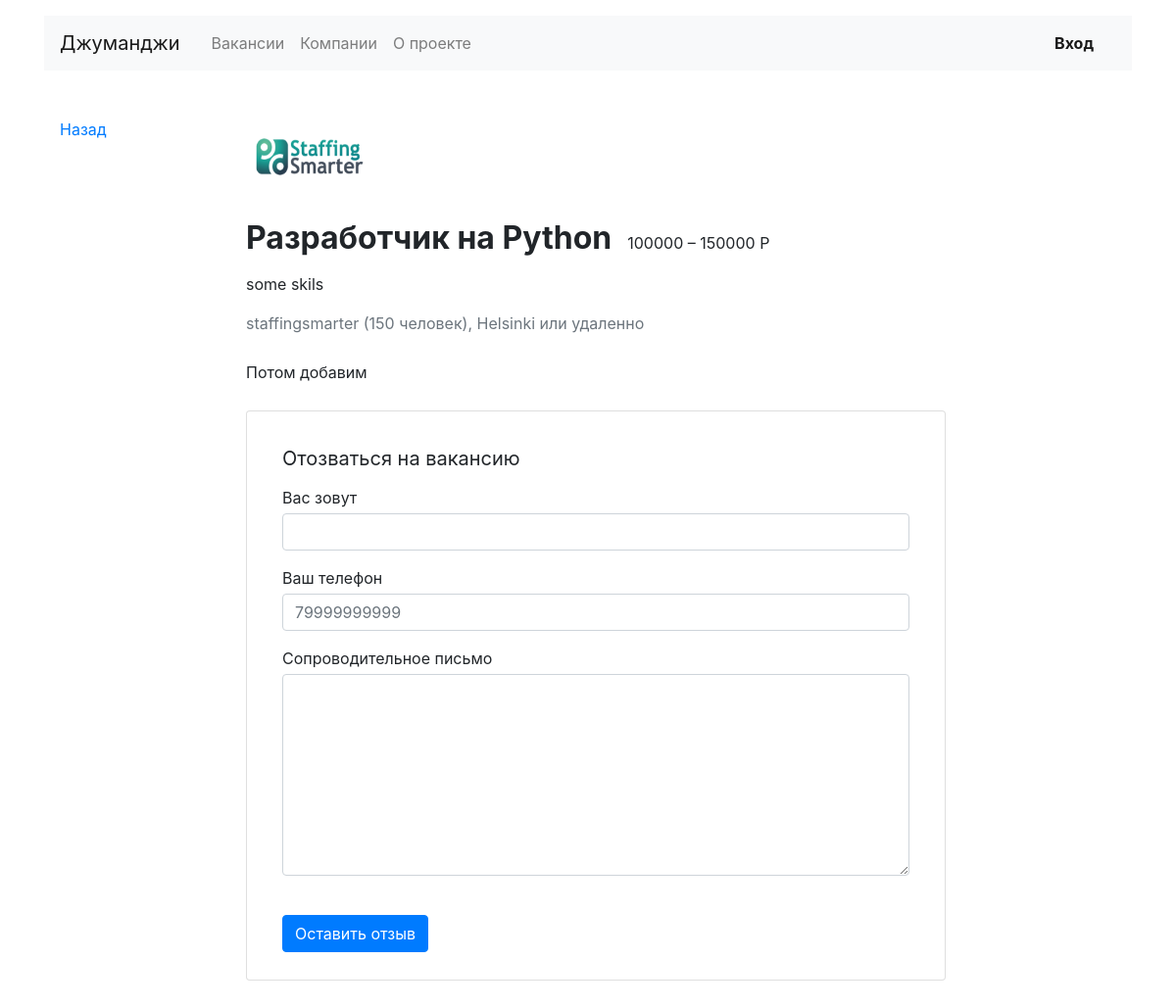
The app's page /vacancies/11, older data.
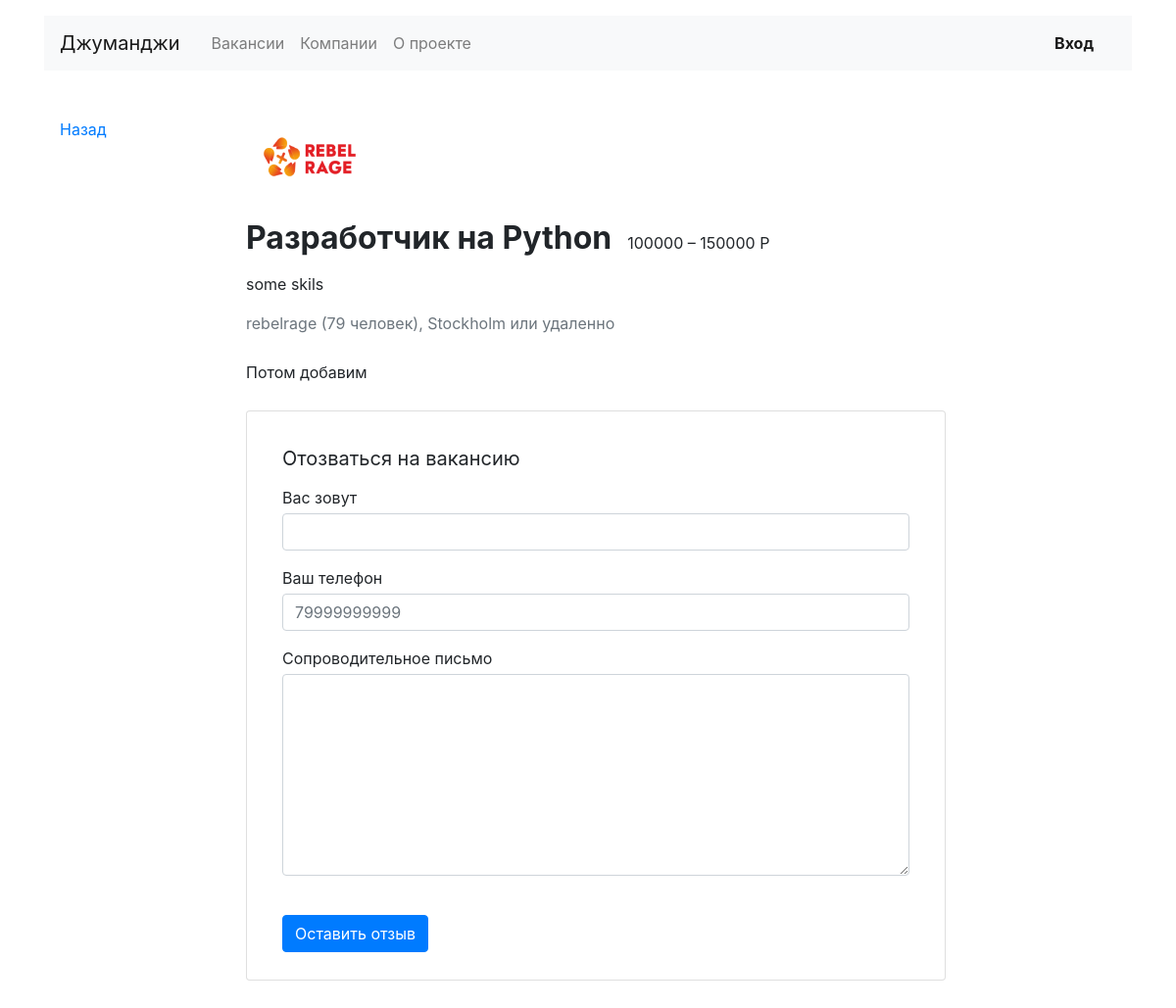
The same page, newer data.
### jobsearch/models.py (models this page shows, shortened)
class Vacancy(models.Model):
    title = models.CharField(max_length=100)
    specialty = models.ForeignKey(Specialty, on_delete=models.CASCADE, related_name='vacancies')
    company = models.ForeignKey(Company, on_delete=models.CASCADE, related_name='vacancies')
    skills = models.TextField()
    description = models.TextField()
    salary_min = models.IntegerField()
    salary_max = models.IntegerField()
    published_at = models.DateField()

class Company(models.Model):
    name = models.CharField(max_length=100)
    location = models.CharField(max_length=100)
    logo = models.ImageField(upload_to=settings.MEDIA_COMPANY_IMAGE_DIR, blank=True, null=True)
    description = models.TextField()
    employee_count = models.IntegerField(null=True)
    owner = models.OneToOneField(User, on_delete=models.CASCADE, blank=True, null=True)

### jobsearch/views.py (the view)
# urls.py: path('vacancies/<int:id>', VacancyView.as_view(), name='vacancy'),
class VacancyView(View):
    def get(self, request, id, *args, **kwargs):
        try:
            vacancy = Vacancy.objects.get(id=id)
            form = ApplicationForm()
        except ObjectDoesNotExist:
            raise Http404('Такой вакансии нет')
        return render(request, 'jobsearch/vacancie.html', context={
            'vacancy': vacancy,
            'form': form,
        })

### jobsearch/forms.py (shortened to what this page needs)
class ApplicationForm(forms.ModelForm):
    class Meta:
        model = Application
        fields = ('written_username', 'written_phone', 'written_cover_letter')
        widgets = {
            'written_username': forms.TextInput(attrs={
                'class': "form-control",
                'id': "userName",
            }),
            'written_phone': forms.NumberInput(attrs={
                'class': "form-control",
                'id': "userPhone",
                'placeholder': "79999999999",
            }),
            'written_cover_letter': forms.Textarea(attrs={
                'class': "form-control",
                'id': "userMsg",
                'rows': "8",
            })
        }

### jobsearch/templates/jobsearch/vacancie.html (shortened to what this page needs)
{% extends 'jobsearch/base.html' %}
{% block content %}
{% load static %}
  <main class="container mt-3 pb-5">
    <div class="row mt-5">
      <div class="col-12 col-lg-2">
        <div class="pl-3 mb-5">
          <p><a href="{{ request.META.HTTP_REFERER }}">Назад</a></p>
        </div>
      </div>
      <div class="col-12 col-lg-8">
        <section class="pl-3">
          <a href="#"><img src="{{ vacancy.company.logo.url }}" width="130" height="80" alt=""></a>
          <div class="d-flex align-items-baseline align-content-baseline">
            <h1 class="h2 mt-4 font-weight-bold" >{{ vacancy.title }}</h1>
            <p class="m-0 pl-3">{{ vacancy.salary_min }} – {{ vacancy.salary_max }} Р</p>
          </div>
          <p class="mt-2">{{ vacancy.skills }}</p>
          <p class="text-muted mb-4">{{ vacancy.company.name }} ({{ vacancy.company.employee_count }} человек), {{ vacancy.company.location }} или удаленно</p>
          <div style="line-height: 1.8;">
            <p>{{ vacancy.description }}
            </p>
          </div>
          <form action="{% url 'send_vacancy' id=vacancy.id %}" method="post" class="card mt-4 mb-3">
            <div class="card-body mx-3">
              <p class="h5 mt-3 font-weight-normal">Отозваться на вакансию</p>
              <div class="form-group">
                <label class="mb-1 mt-2" for="{{ form.written_username.id_for_label }}">Вас зовут</label>
                {{ form.written_username }}
              </div>
              <div class="form-group">
                <label class="mb-1" for="{{ form.written_phone.id_for_label }}">Ваш телефон</label>
                {{ form.written_phone }}
              </div>
              <div class="form-group">
                <label class="mb-1" for="{{ form.written_cover_letter.id_for_label }}" >Сопроводительное письмо</label>
                {{ form.written_cover_letter }}
              </div>
              <input type="submit" class="btn btn-primary mt-4 mb-2" value="Оставить отзыв">
            </div>
          </form>
        </section>
      </div>
    </div>
  </main>
{% endblock %}

Row changes from the older to the newer data that the page shows:
changed Vacancy "Разработчик на Python": company.logo: a different picture; company.name "staffingsmarter" → "rebelrage"; company.employee_count "150" → "79"; company.location "Helsinki" → "Stockholm"
